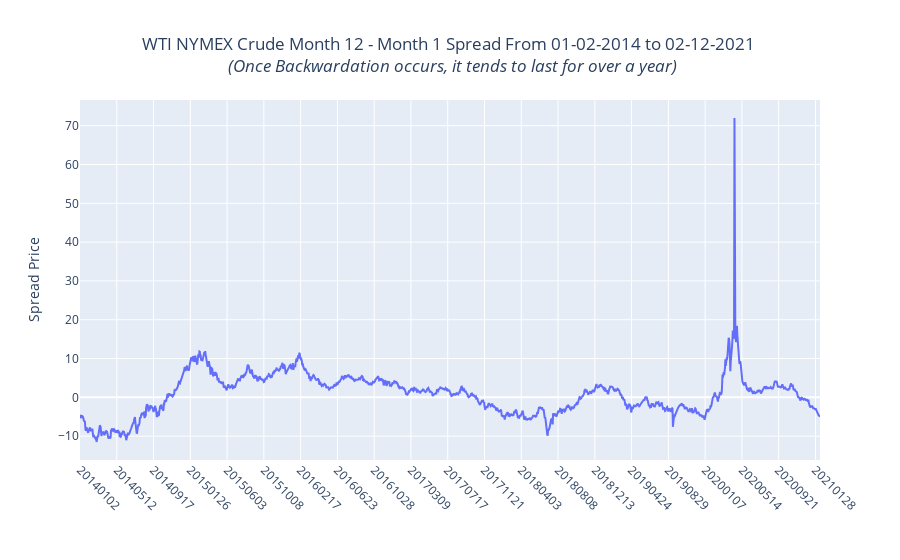

The notebook cell saved with this chart:
### Code cell
df_csm_close2 = df_csm_close.copy()
df_csm_12_month_spread = df_csm_close2[['yyyymmdd','front',1,12]]
df_csm_12_month_spread['spread'] = df_csm_close2[12] - df_csm_close2[1]
df_csm_12_month_spread['yyyymmdd_contract'] = df_csm_12_month_spread.yyyymmdd.astype(str) + df_csm_12_month_spread.front
df_csm_12_month_spread = df_csm_12_month_spread[['yyyymmdd','spread']]
b = str(df_csm_12_month_spread.yyyymmdd.min())
bd = f"{b[4:6]}-{b[6:8]}-{b[0:4]}"
e = str(df_csm_12_month_spread.yyyymmdd.max())
ed = f"{e[4:6]}-{e[6:8]}-{e[0:4]}"
title = f"""
WTI NYMEX Crude Month 12 - Month 1 Spread From {bd} to {ed}
<br>
<i>(Once Backwardation occurs, it tends to last for over a year)</i>
"""
fig = plotly_plot(
    df_in=df_csm_12_month_spread,x_column='yyyymmdd',
    y_left_label="Spread Price",
    plot_title=title
)
fig.update_layout(title_x=0.5)
iplot(fig)

### Figure 1 — Plotly figure (JSON) as saved in the notebook; plotly's stock layout.template omitted (floating-point values rounded to 4 significant figures; data arrays with more than 128 entries replaced by an {"elided": "..."} marker saying what was removed)
{"data": [{"name": "spread", "type": "scatter", "x": {"elided": "1792 int values"}, "y": {"elided": "1792 float values"}, "yaxis": "y"}], "layout": {"margin": {"b": 100}, "title": {"text": "\nWTI NYMEX Crude Month 12 - Month 1 Spread From 01-02-2014 to 02-12-2021\n<br>\n<i>(Once Backwardation occurs, it tends to last for over a year)</i>\n", "x": 0.5}, "xaxis": {"tickangle": 45, "ticktext": [20140102, 20140512, 20140917, 20150126, 20150603, 20151008, 20160217, 20160623, 20161028, 20170309, 20170717, 20171121, 20180403, 20180808, 20181213, 20190424, 20190829, 20200107, 20200514, 20200921, 20210128], "tickvals": [20140102, 20140512, 20140917, 20150126, 20150603, 20151008, 20160217, 20160623, 20161028, 20170309, 20170717, 20171121, 20180403, 20180808, 20181213, 20190424, 20190829, 20200107, 20200514, 20200921, 20210128], "type": "category"}, "yaxis": {"title": {"text": "Spread Price"}}, "yaxis2": {"overlaying": "y", "side": "right", "title": {"text": "y alt"}}}}
